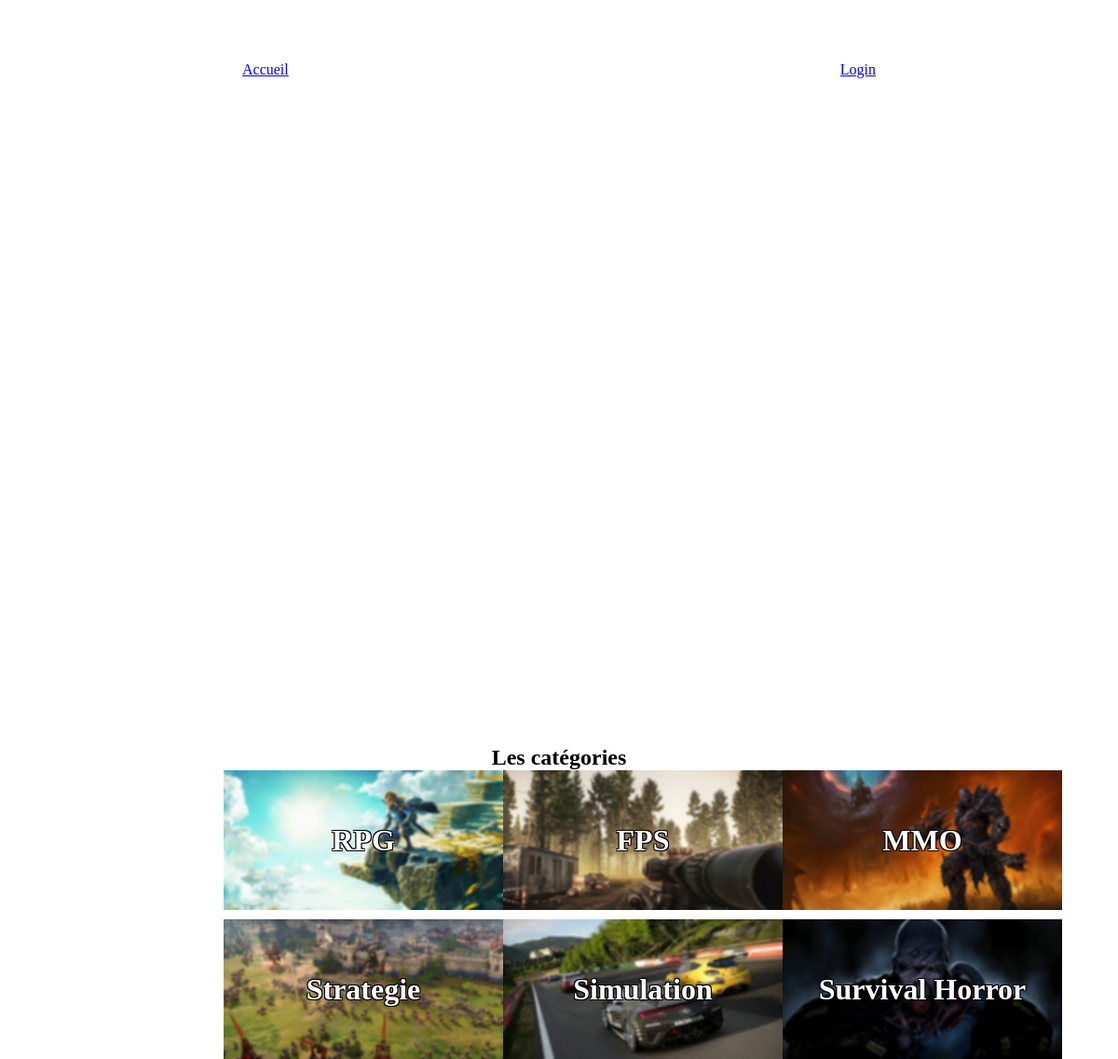
The page / on the database its author committed.
### tables this page shows
CREATE TABLE `categories` (
  `id` int NOT NULL,
  `cat_name` varchar(255) NOT NULL,
  `cat_photo` varchar(255) DEFAULT NULL
);

### index.php (the view, shortened to what this page needs)
<?php
require("connect.php");
$sql = "SELECT * FROM categories";
$query = $db->prepare($sql);
$query->execute();
$result = $query->fetchAll(PDO::FETCH_ASSOC);
include "navbar.php";
include "footer.php";
?>
<!DOCTYPE html>
<html lang="en">
<head>
    <link rel="stylesheet" href="style.css">
</head>
<body>
    <h1>LOREM SES MORTS</h1>
    <video autoplay loop muted>
        <source src="./assets/main.mp4">
    </video>
    <section>
        <h2>Les catégories</h2>
        <div class="cate-container">
            <?php
            foreach ($result as $categorie) {
            ?>
                <div class="categorie" style="background-image: url(<?= $categorie['cat_photo'] ?>); background-size: cover;">
                    <div class="link-container">
                        <a href="categories.php?id=<?= $categorie['id'] ?>"><?= $categorie['cat_name'] ?></a>
                    </div>
                </div>
            <?php
            };
            ?>
        </div>
    </section>

### style.css (style rules this page uses)
* { margin: 0; padding: 0; box-sizing: border-box; }
body { box-sizing: border-box; position: relative; }
video { height: 100vh; width: 100vw; object-fit: cover; z-index: -1; }
h1 { font-family: "Electrolize"; position: absolute; top: 25%; left: 15%; color: #fff; background: rgba(255, 255, 255, 0); }
section { display: flex; flex-direction: column; justify-content: center; align-items: center; }
.categorie { text-align: center; height: 150px; width: 300px; }
.categorie a { color: #fff; text-decoration: none; font-weight: bold; font-size: 32px; text-shadow: -1px -1px 0 #000, 1px -1px 0 #000, -1px 1px 0 #000, 1px 1px 0 #000; }
.link-container { width: 100%; height: 100%; display: flex; align-items: center; justify-content: center; backdrop-filter: blur(1px); }
.cate-container { width: 60%; display: grid; grid-template-columns: 1fr 1fr 1fr; grid-template-rows: 1fr 1fr; row-gap: 10px; }

### rows shown on the page
categories: cat_photo (picture), cat_name "RPG"
categories: cat_photo (picture), cat_name "FPS"
categories: cat_photo (picture), cat_name "MMO"
categories: cat_photo (picture), cat_name "Strategie"
categories: cat_photo (picture), cat_name "Simulation"
categories: cat_photo (picture), cat_name "Survival Horror"
